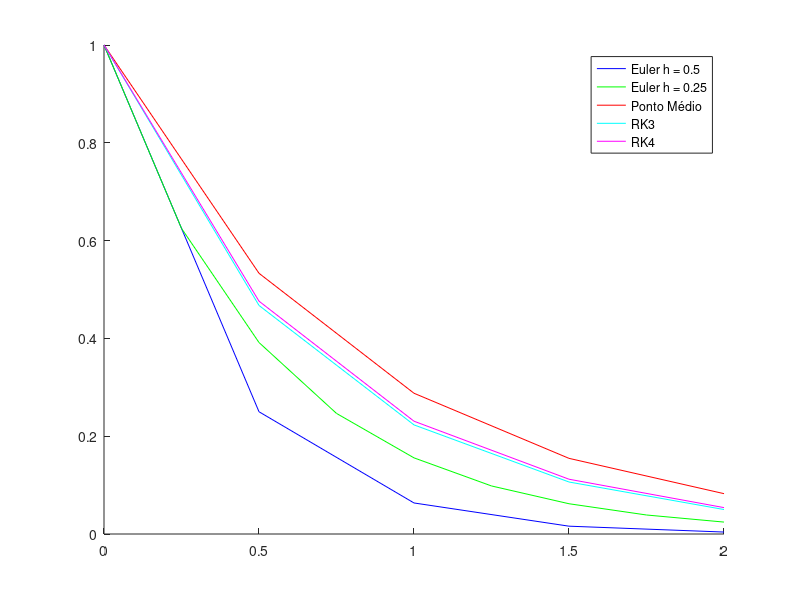

Here is the MATLAB script that generated this plot:
t0 = 0; tf = 2; y0 = 1;
t = t0:0.5:tf;

function dydt = myode(t, y)
  dydt = (y*t)^3 - 1.5*y;
endfunction

% Método de Euler
h = 0.5;
y_euler = zeros(1, length(t));
y_euler(1) = y0;
for i = 1:(length(t)-1)
  y_euler(i+1) = y_euler(i) + h*myode(t(i), y_euler(i));
end
disp(['B.1) Euler h = 0.5: ', num2str(y_euler)]);

% Método de Euler com h = 0.25
h = 0.25;
t2 = t0:h:tf;
y_euler2 = zeros(1, length(t2));
y_euler2(1) = y0;
for i = 1:(length(t2)-1)
  y_euler2(i+1) = y_euler2(i) + h*myode(t2(i), y_euler2(i));
end
disp(['B.2) Euler h = 0.25: ', num2str(y_euler2)]);

% Método do Ponto Médio
h = 0.5;
y_mid = zeros(1, length(t));
y_mid(1) = y0;
for i = 1:(length(t)-1)
  k1 = h*myode(t(i), y_mid(i));
  k2 = h*myode(t(i)+h/2, y_mid(i)+k1/2);
  y_mid(i+1) = y_mid(i) + k2;
end
disp(['C) Ponto médio h = 0.5: ', num2str(y_mid)]);

% RK3
y_rk3 = zeros(1, length(t));
y_rk3(1) = y0;
for i = 1:(length(t)-1)
  k1 = h*myode(t(i), y_rk3(i));
  k2 = h*myode(t(i)+h/2, y_rk3(i)+k1/2);
  k3 = h*myode(t(i)+h, y_rk3(i)-k1+2*k2);
  y_rk3(i+1) = y_rk3(i) + (k1+4*k2+k3)/6;
end
disp(['D.1) RK3 h = 0.5: ', num2str(y_rk3)]);

% RK4
y_rk4 = zeros(1, length(t));
y_rk4(1) = y0;
for i = 1:(length(t)-1)
  k1 = h*myode(t(i), y_rk4(i));
  k2 = h*myode(t(i)+h/2, y_rk4(i)+k1/2);
  k3 = h*myode(t(i)+h/2, y_rk4(i)+k2/2);
  k4 = h*myode(t(i)+h, y_rk4(i)+k3);
  y_rk4(i+1) = y_rk4(i) + (k1+2*k2+2*k3+k4)/6;
end
disp(['D.2) RK4 h = 0.5: ', num2str(y_rk4)]);

% Plot
hold on
plot(t, y_euler, 'b')
plot(t2, y_euler2, 'g')
plot(t, y_mid, 'r')
plot(t, y_rk3, 'c')
plot(t, y_rk4, 'm')
legend('Euler h = 0.5', 'Euler h = 0.25', 'Ponto Médio', 'RK3', 'RK4')
hold off
